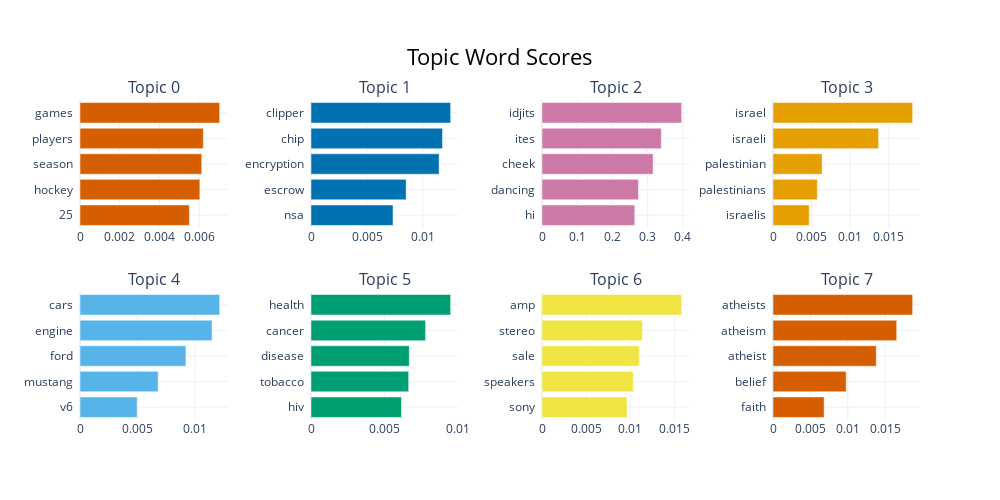

The notebook cell this image was saved under:
### Code cell
topic_model.visualize_barchart()

### Figure 1 — Plotly figure (JSON) as saved in the notebook; plotly's stock layout.template omitted (floating-point values rounded to 4 significant figures)
{"data": [{"marker": {"color": "#D55E00"}, "orientation": "h", "type": "bar", "x": [0.005506, 0.006031, 0.006126, 0.006206, 0.007028], "xaxis": "x", "y": ["25  ", "hockey  ", "season  ", "players  ", "games  "], "yaxis": "y"}, {"marker": {"color": "#0072B2"}, "orientation": "h", "type": "bar", "x": [0.007323, 0.008489, 0.01143, 0.01173, 0.01246], "xaxis": "x2", "y": ["nsa  ", "escrow  ", "encryption  ", "chip  ", "clipper  "], "yaxis": "y2"}, {"marker": {"color": "#CC79A7"}, "orientation": "h", "type": "bar", "x": [0.2634, 0.2739, 0.3154, 0.3387, 0.3965], "xaxis": "x3", "y": ["hi  ", "dancing  ", "cheek  ", "ites  ", "idjits  "], "yaxis": "y3"}, {"marker": {"color": "#E69F00"}, "orientation": "h", "type": "bar", "x": [0.004691, 0.005733, 0.006354, 0.01366, 0.01808], "xaxis": "x4", "y": ["israelis  ", "palestinians  ", "palestinian  ", "israeli  ", "israel  "], "yaxis": "y4"}, {"marker": {"color": "#56B4E9"}, "orientation": "h", "type": "bar", "x": [0.004977, 0.00681, 0.009228, 0.01151, 0.01216], "xaxis": "x5", "y": ["v6  ", "mustang  ", "ford  ", "engine  ", "cars  "], "yaxis": "y5"}, {"marker": {"color": "#009E73"}, "orientation": "h", "type": "bar", "x": [0.006171, 0.006659, 0.006703, 0.007809, 0.00952], "xaxis": "x6", "y": ["hiv  ", "tobacco  ", "disease  ", "cancer  ", "health  "], "yaxis": "y6"}, {"marker": {"color": "#F0E442"}, "orientation": "h", "type": "bar", "x": [0.009623, 0.01032, 0.011, 0.01136, 0.0158], "xaxis": "x7", "y": ["sony  ", "speakers  ", "sale  ", "stereo  ", "amp  "], "yaxis": "y7"}, {"marker": {"color": "#D55E00"}, "orientation": "h", "type": "bar", "x": [0.006839, 0.009789, 0.01382, 0.01655, 0.01868], "xaxis": "x8", "y": ["faith  ", "belief  ", "atheist  ", "atheism  ", "atheists  "], "yaxis": "y8"}], "layout": {"annotations": [{"font": {"size": 16}, "showarrow": false, "text": "Topic 0", "x": 0.0875, "xanchor": "center", "xref": "paper", "y": 1, "yanchor": "bottom", "yref": "paper"}, {"font": {"size": 16}, "showarrow": false, "text": "Topic 1", "x": 0.3625, "xanchor": "center", "xref": "paper", "y": 1, "yanchor": "bottom", "yref": "paper"}, {"font": {"size": 16}, "showarrow": false, "text": "Topic 2", "x": 0.6375, "xanchor": "center", "xref": "paper", "y": 1, "yanchor": "bottom", "yref": "paper"}, {"font": {"size": 16}, "showarrow": false, "text": "Topic 3", "x": 0.9125, "xanchor": "center", "xref": "paper", "y": 1, "yanchor": "bottom", "yref": "paper"}, {"font": {"size": 16}, "showarrow": false, "text": "Topic 4", "x": 0.0875, "xanchor": "center", "xref": "paper", "y": 0.4, "yanchor": "bottom", "yref": "paper"}, {"font": {"size": 16}, "showarrow": false, "text": "Topic 5", "x": 0.3625, "xanchor": "center", "xref": "paper", "y": 0.4, "yanchor": "bottom", "yref": "paper"}, {"font": {"size": 16}, "showarrow": false, "text": "Topic 6", "x": 0.6375, "xanchor": "center", "xref": "paper", "y": 0.4, "yanchor": "bottom", "yref": "paper"}, {"font": {"size": 16}, "showarrow": false, "text": "Topic 7", "x": 0.9125, "xanchor": "center", "xref": "paper", "y": 0.4, "yanchor": "bottom", "yref": "paper"}], "height": 500, "hoverlabel": {"bgcolor": "white", "font": {"family": "Rockwell", "size": 16}}, "showlegend": false, "title": {"font": {"color": "Black", "size": 22}, "text": "Topic Word Scores", "x": 0.5, "xanchor": "center", "yanchor": "top"}, "width": 1000, "xaxis": {"anchor": "y", "domain": [0, 0.175], "showgrid": true}, "xaxis2": {"anchor": "y2", "domain": [0.275, 0.45], "showgrid": true}, "xaxis3": {"anchor": "y3", "domain": [0.55, 0.725], "showgrid": true}, "xaxis4": {"anchor": "y4", "domain": [0.825, 1], "showgrid": true}, "xaxis5": {"anchor": "y5", "domain": [0, 0.175], "showgrid": true}, "xaxis6": {"anchor": "y6", "domain": [0.275, 0.45], "showgrid": true}, "xaxis7": {"anchor": "y7", "domain": [0.55, 0.725], "showgrid": true}, "xaxis8": {"anchor": "y8", "domain": [0.825, 1], "showgrid": true}, "yaxis": {"anchor": "x", "domain": [0.6, 1], "showgrid": true}, "yaxis2": {"anchor": "x2", "domain": [0.6, 1], "showgrid": true}, "yaxis3": {"anchor": "x3", "domain": [0.6, 1], "showgrid": true}, "yaxis4": {"anchor": "x4", "domain": [0.6, 1], "showgrid": true}, "yaxis5": {"anchor": "x5", "domain": [0, 0.4], "showgrid": true}, "yaxis6": {"anchor": "x6", "domain": [0, 0.4], "showgrid": true}, "yaxis7": {"anchor": "x7", "domain": [0, 0.4], "showgrid": true}, "yaxis8": {"anchor": "x8", "domain": [0, 0.4], "showgrid": true}}}
